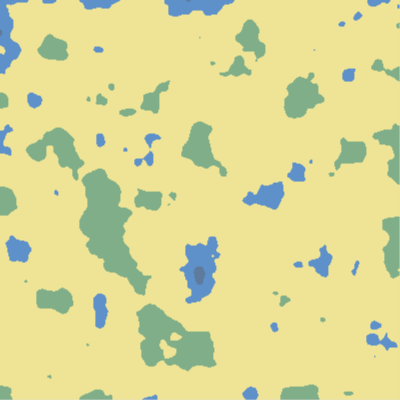
Frame 1 (no input)
Frame 60 (no input): identical to frame 1, image omitted
Frame 120 (the mouse pressed at the canvas centre since frame 60): identical to frame 1, image omitted

The p5.js sketch that drew this single still picture (run headless with seeded random() and noise() and a simulated clock; from frame 60 on, the mouse is pressed at the canvas centre):

// p5.js sketch
// ── sketch.js
let varX = 0;
let varY = 0;
let mudou = true;
let inc;
let faixaAzul, faixaAmarela, faixaVerde;

function setup() {
  createCanvas(400, 400);
  createSpan("Inc:");
  inc = createSlider(0, 0.5, 0.02, 0.01);
  createSpan("Azul:");
  faixaAzul = createSlider(0, 100, 30, 1);
  createSpan("Amarelo:");
  faixaAmarela = createSlider(0, 100, 60, 1);
  createSpan("Verde:");
  faixaVerde = createSlider(0, 100, 90, 1);

  inc.input(sliderMudou);
  faixaAzul.input(sliderMudou);
  faixaAmarela.input(sliderMudou);
  faixaVerde.input(sliderMudou);
}

function sliderMudou() {
  mudou = true;
}

function draw() {
  noiseSeed(100);
  if (mudou) {
    background(220);
    noFill();
    let color;
    for (let x = 0; x < width; x++) {
      varY = 0;
      for (let y = 0; y < height; y++) {
        let ruido = noise(varX, varY) * 100;
        if (ruido < 15) {
          color = "#00356fff";
        } else if (ruido < faixaAzul.value()) {
          color = "#005dc0ff";
        } else if (ruido < faixaAmarela.value()) {
          color = "#ffea62ff";
        } else if (ruido < faixaVerde.value()) {
          color = "#3b8d4fff";
        } else {
          color = "#e2e2e2ff";
        }
        stroke(color);
        point(x, y);
        varY += inc.value();
      }
      varX += inc.value();
    }
    mudou = false;
  }
}
